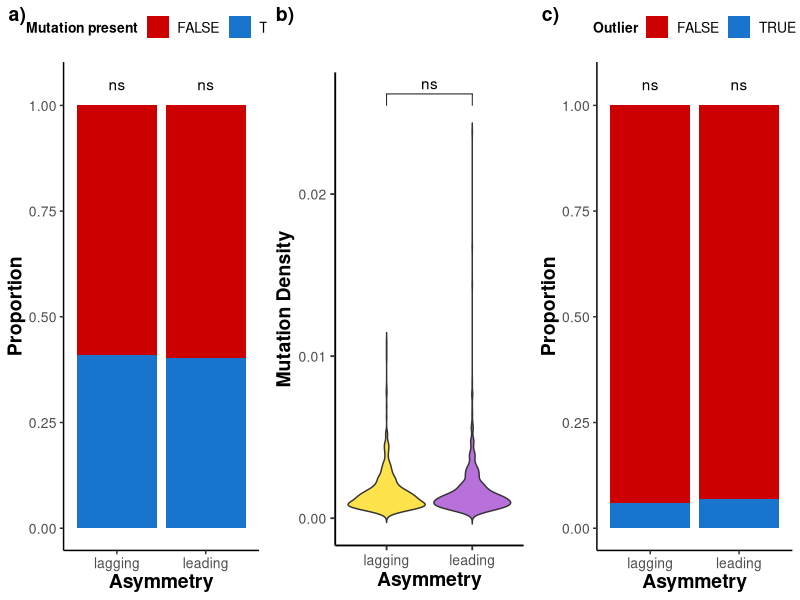

This figure's R source:
library(ggplot2)
library(dplyr)
library(ggpubr)

df <- read.csv("all_properties.csv", stringsAsFactors = FALSE)
#imports in the data, maintains text as strings and not as factors

df_mut <- df %>%
  mutate(has_mutation = mutation_density > 0)
#creates a dataframe for just those genes that have had any mutatuion

tab <- table(df_mut$asymmetry, df_mut$has_mutation)
#makes them into a table

chisq_res <- chisq.test(tab, correct = FALSE)
chisq_res$p.value
chisq_res
#does a chisqr test on between the Lead and Lag conditions 
#prints the result

pval_df <- data.frame(
  asymmetry = c("leading", "lagging"),         
  y.position = 1.05,                        
  label = ifelse(chisq_res$p.value < 0.001, "***",
                 ifelse(chisq_res$p.value < 0.01, "**",
                        ifelse(chisq_res$p.value < 0.05, "*", "ns")))
)
#creates the tags for significance

plot_a <- ggplot(df_mut, aes(x = asymmetry, fill = has_mutation)) +
  geom_bar(position = "fill") +
  scale_fill_manual(values = c("TRUE" = "dodgerblue3", "FALSE" = "red3")) +
  labs(
    x = "Asymmetry",
    y = "Proportion",
    fill = "Mutation present"
  ) +
  theme_classic() +
  theme(
    axis.title = element_text(face = "bold", size = 14, family = "sans"),
    axis.text = element_text(size = 10, family = "sans"),
    legend.title = element_text(face = "bold", size = 10, family = "sans"),
    legend.text = element_text(size = 10, family = "sans"),
    legend.position = "top"
  ) +
  geom_text(
    data = pval_df,
    aes(x = asymmetry, y = y.position, label = label),
    inherit.aes = FALSE
  )
#plots out in a stacked bar based on presence or absence of any mutations 
#basically shows the propertion of data which is 0
#adds the significance tag from the chisqr test


df_nonzero <- df %>%
  filter(mutation_density > 0)
#creates a data frame for only those points with non-zero mutation density


plot_b <- ggplot(df_nonzero, aes(x = asymmetry, y = mutation_density, fill = asymmetry)) +
  geom_violin(trim = FALSE, alpha = 0.7) +
  scale_fill_manual(values = c("leading" = "darkorchid", "lagging" = "gold")) +
  stat_compare_means(
    method = "wilcox.test",
    label = "p.signif",
    comparisons = list(c("leading", "lagging")),
    label.y = max(df_nonzero$mutation_density) * 1.05
  ) +
  labs(
    x = "Asymmetry",
    y = "Mutation Density"
  ) +
  theme_classic(base_size = 14) +
  theme(
    axis.title = element_text(face = "bold", size = 14, family = "sans"),
    axis.text = element_text(size = 10, family = "sans"),
    legend.position = "top",
    legend.text = element_text(color = "white"),
    legend.key = element_rect(fill = "white", color = "white")
  ) +
  guides(fill = guide_legend(title = "", override.aes = list(fill = "white", color = "white")))
#creates a violin plot based on the asymmetry data only non-zero values
#does a wilcoxon test and labels the graph with stars or ns depending on result


wilcox.test(mutation_density ~ asymmetry, data = df_nonzero)
#also runs a wilcoxon test seperatly so results can be reported

outlier_info <- df_nonzero %>%
  group_by(asymmetry) %>%
  summarise(
    Q1 = quantile(mutation_density, 0.25),
    Q3 = quantile(mutation_density, 0.75)
  ) %>%
  rowwise() %>%
  mutate(
    IQR = Q3 - Q1,
    lower = Q1 - 1.5*IQR,
    upper = Q3 + 1.5*IQR
  )
#defines the outliers and finds them

df_outliers <- df_nonzero %>%
  left_join(outlier_info, by = "asymmetry") %>%
  mutate(is_outlier = mutation_density < lower | mutation_density > upper)
#makes new data frame for outliers

tab_outliers <- table(df_outliers$asymmetry, df_outliers$is_outlier)
#makes into table for analysis

outlier_chi <- chisq.test(tab_outliers, correct = FALSE)
outlier_chi
#does chisqr test and prints the result

pval_df_out <- data.frame(
  asymmetry = c("leading", "lagging"),
  y.position = 1.05,
  label = ifelse(outlier_chi$p.value < 0.001, "***",
                 ifelse(outlier_chi$p.value < 0.01, "**",
                        ifelse(outlier_chi$p.value < 0.05, "*", "ns")))
)
#defines p-value ranges for labelling on graph

plot_c <- ggplot(df_outliers, aes(x = asymmetry, fill = is_outlier)) +
  geom_bar(position = "fill") +
  scale_fill_manual(values = c("TRUE" = "dodgerblue3", "FALSE" = "red3")) +
  labs(
    x = "Asymmetry",
    y = "Proportion",
    fill = "Outlier"
  ) +
  theme_classic() +
  theme(
    axis.title = element_text(face = "bold", size = 14, family = "sans"),
    axis.text = element_text(size = 10, family = "sans"),
    legend.title = element_text(face = "bold", size = 10, family = "sans"),
    legend.text = element_text(size = 10, family = "sans"),
    legend.position = "top"
  ) +
  geom_text(
    data = pval_df_out,
    aes(x = asymmetry, y = y.position, label = label),
    inherit.aes = FALSE
  )
#plots proportion of outliers for each groups

composite <- ggarrange(
  plot_a, plot_b, plot_c,
  labels = c("a)", "b)", "c)"),
  #labels them within the figure
  ncol = 3,  
  #two columns
  nrow = 1,  
  #one row
  heights = c(1, 1, 1),
  widths = c(1, 1, 1)
  #makes heights and widths in the figure equal
)
#combines plots into one figure

output_dir <- "figure_outputs"
if (!dir.exists(output_dir)) dir.create(output_dir)

#saves the composite figure
ggsave(
  filename = paste0(output_dir, "/asymmetry.png"),
  plot     = composite,
  width    = 10,
  height   = 5,
  dpi      = 300,
  bg       = "white"
)
